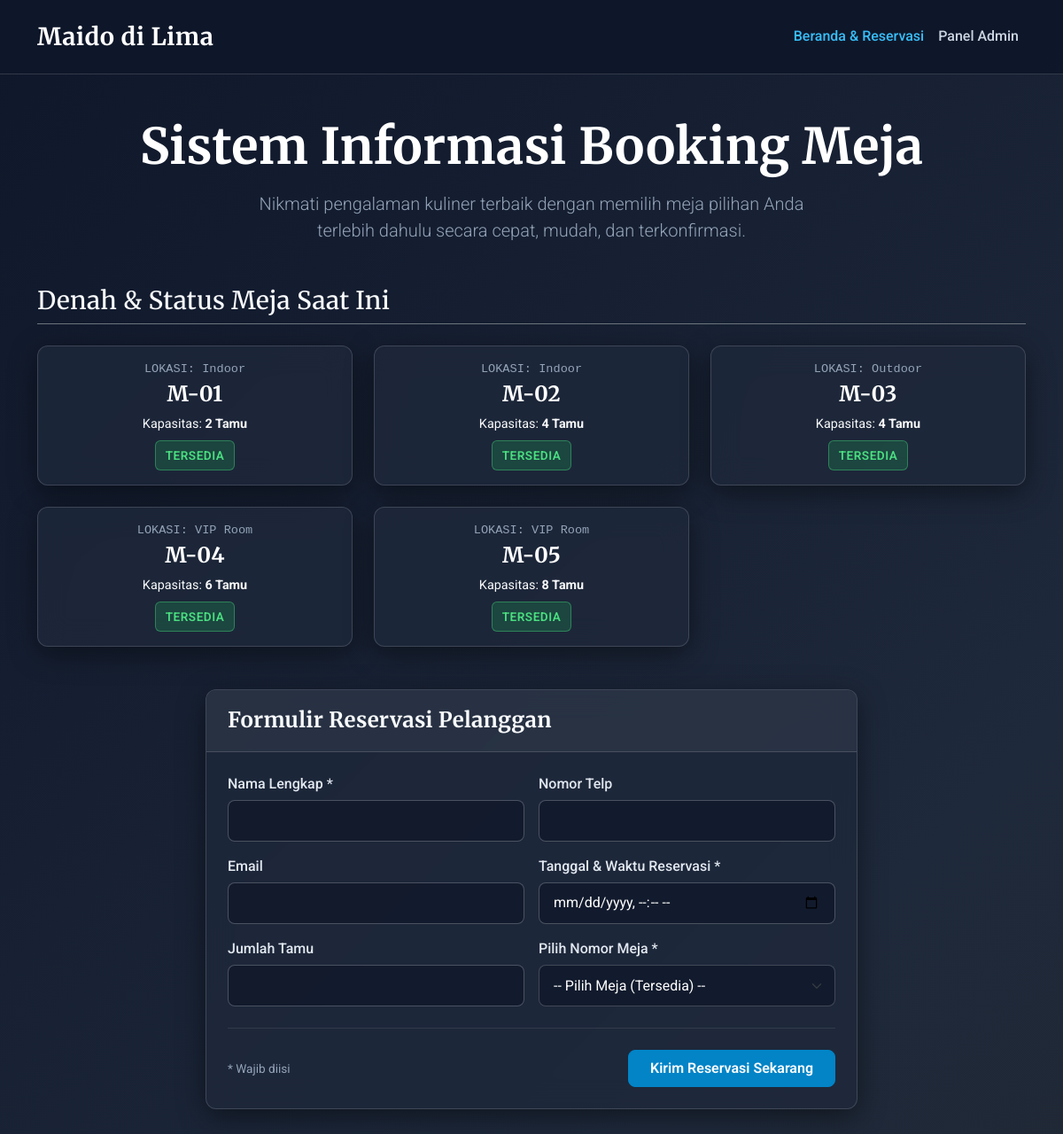
The page / on the database its author committed.
### tables this page shows
CREATE TABLE `meja` (
  `id_meja` int(11) NOT NULL,
  `nomor_meja` varchar(10) NOT NULL,
  `kapasitas` int(11) NOT NULL,
  `lokasi` varchar(50) DEFAULT 'Indoor',
  `status` enum('Tersedia','Terisi','Maintenance') DEFAULT 'Tersedia'
);

### index.php (the view, shortened to what this page needs)
<?php
require_once __DIR__ . '/config/kuis_db.php';
$stmtMeja = $pdo->query("SELECT * FROM meja WHERE status = 'Tersedia' ORDER BY nomor_meja ASC");
$daftarMeja = $stmtMeja->fetchAll();
?>
<!DOCTYPE html>
<html lang="id">
<head>
    <link href="https://cdn.jsdelivr.net/npm/bootstrap@5.3.2/dist/css/bootstrap.min.css" rel="stylesheet">
    <link href="assets/css/style.css" rel="stylesheet">
</head>
<body>
    <nav class="navbar navbar-expand-lg navbar-custom sticky-top py-3">
        <div class="container">
            <a class="navbar-brand" href="index.php">Maido di Lima</a>
            <div class="collapse navbar-collapse" id="navbarNav">
                <ul class="navbar-nav ms-auto">
                    <li class="nav-item">
                        <a class="nav-link active" href="index.php">Beranda & Reservasi</a>
                    </li>
                    <li class="nav-item">
                        <a class="nav-link" href="admin/index.php">Panel Admin</a>
                    </li>
                </ul>
            </div>
        </div>
    </nav>
    <div class="container py-5">
        <div class="text-center mb-5">
            <h1 class="display-4 fw-bold mb-3">Sistem Informasi Booking Meja</h1>
            <p class="lead text-muted-custom mx-auto" style="max-width: 650px;">
                Nikmati pengalaman kuliner terbaik dengan memilih meja pilihan Anda terlebih dahulu secara cepat, mudah,
                dan terkonfirmasi.
            </p>
        </div>
        <div class="mb-5">
            <h2 class="h3 mb-4 pb-2 border-bottom border-secondary">Denah & Status Meja Saat Ini</h2>
            <div class="row g-4">
                <?php if (count($daftarMeja) > 0): ?>
                <?php foreach ($daftarMeja as $m): ?>
                <?php
                            $badgeClass = 'badge-tersedia';
                        ?>
                <div class="col-6 col-md-4 col-lg-2-4 text-center">
                    <div class="glass-card meja-card p-3">
                        <div class="text-muted-custom mb-1 font-monospace" style="font-size: 0.85rem;">LOKASI:
                            <?= htmlspecialchars($m['lokasi']) ?></div>
                        <h3 class="h4 mb-2 fw-bold text-white"><?= htmlspecialchars($m['nomor_meja']) ?></h3>
                        <p class="mb-2 text-light" style="font-size: 0.9rem;">
                            Kapasitas: <strong><?= htmlspecialchars($m['kapasitas']) ?> Tamu</strong>
                        </p>
                        <div>
                            <span class="badge-status <?= $badgeClass ?>">
                                <?= htmlspecialchars($m['status']) ?>
                            </span>
                        </div>
                    </div>
                </div>
                <?php endforeach; ?>
                <?php else: ?>
                <div class="col-12 text-center py-4">
                    <p class="text-muted-custom">Saat ini belum ada meja yang tersedia untuk dipesan.</p>
                </div>
                <?php endif; ?>
            </div>
        </div>
        <div class="row justify-content-center">
            <div class="col-lg-8">
                <div class="glass-card">
                    <div class="glass-card-header">
                        <h2 class="h4 mb-0 fw-bold">Formulir Reservasi Pelanggan</h2>
                    </div>
                    <div class="glass-card-body">
                        <form action="proses_booking.php" method="POST" id="formBooking">
                            <div class="row g-3">
                                <div class="col-md-6">
                                    <label for="nama_pemesan" class="form-label">Nama Lengkap *</label>
                                    <input type="text" class="form-control" id="nama_pemesan" name="nama_pemesan"
                                        required>
                                </div>
                                <div class="col-md-6">
                                    <label for="no_hp" class="form-label">Nomor Telp</label>
                                    <input type="number" class="form-control" id="no_hp" name="no_hp" required>
                                </div>
                                <div class="col-md-6">
                                    <label for="email" class="form-label">Email</label>
                                    <input type="email" class="form-control" id="email" name="email" placeholder="">
                                </div>
                                <div class="col-md-6">
                                    <label for="waktu_reservasi" class="form-label">Tanggal & Waktu Reservasi *</label>
                                    <input type="datetime-local" class="form-control" id="waktu_reservasi"
                                        name="waktu_reservasi" required>
                                </div>
                                <div class="col-md-6">
                                    <label for="jumlah_tamu" class="form-label">Jumlah Tamu</label>
                                    <input type="number" class="form-control" id="jumlah_tamu" name="jumlah_tamu"
                                        min="1" max="20" placeholder="" required>
                                </div>
                                <div class="col-md-6">
                                    <label for="id_meja" class="form-label">Pilih Nomor Meja *</label>
                                    <select class="form-select" id="id_meja" name="id_meja" required>
                                        <option value="" selected disabled>-- Pilih Meja (Tersedia) --</option>
                                    </select>
                                </div>
                            </div>
                            <hr class="my-4 border-secondary">
                            <div class="d-flex justify-content-between align-items-center">
                                <span class="text-muted-custom" style="font-size: 0.85rem;">* Wajib diisi</span>
                                <button type="submit" class="btn btn-primary-custom px-4 py-2">
                                    Kirim Reservasi Sekarang
                                </button>
                            </div>
                        </form>
                    </div>
                </div>
            </div>
        </div>
    </div>
</body>
</html>

### assets/css/style.css (style rules this page uses)
:root { --font-heading: 'Merriweather', Georgia, serif; --font-body: 'Roboto', -apple-system, BlinkMacSystemFont, "Segoe UI", sans-serif; --color-dark-base: #0f172a; --color-accent: #38bdf8; --color-accent-hover: #0284c7; --glass-bg: rgba(15, 23, 42, 0.85); --glass-border: rgba(255, 255, 255, 0.15); --glass-card: rgba(30, 41, 59, 0.8); }
body { margin: 0; padding: 0; min-height: 100vh; font-family: var(--font-body); color: #f8fafc; background: linear-gradient(135deg, #0f172a, #1e293b, #262626, #1e1b4b, #0f172a, #172554); background-size: 400% 400%; animation: multiDirGradient 18s ease infinite; background-attachment: fixed; }
h1, h2, h3, h4, h5, h6, .brand-title, .section-heading, .card-header-title { font-family: var(--font-heading); letter-spacing: 0.3px; color: #ffffff; }
p, span, label, input, select, textarea, button, table, .btn, .nav-link, .badge { font-family: var(--font-body); }
.navbar-custom { background: rgba(15, 23, 42, 0.92); backdrop-filter: blur(12px); -webkit-backdrop-filter: blur(12px); border-bottom: 1px solid var(--glass-border); }
.navbar-custom .navbar-brand { font-family: var(--font-heading); font-size: 1.7rem; font-weight: 700; color: #ffffff; letter-spacing: 0.5px; }
.navbar-custom .nav-link { color: #cbd5e1; font-weight: 500; transition: color 0.2s ease; padding: 0.5rem 1rem; }
.navbar-custom .nav-link:hover, .navbar-custom .nav-link.active { color: #38bdf8; }
.glass-card { background: var(--glass-card); backdrop-filter: blur(16px); -webkit-backdrop-filter: blur(16px); border: 1px solid var(--glass-border); border-radius: 12px; box-shadow: 0 8px 32px 0 rgba(0, 0, 0, 0.45); color: #f8fafc; }
.glass-card-header { background: rgba(255, 255, 255, 0.05); border-bottom: 1px solid var(--glass-border); padding: 1.25rem 1.5rem; border-top-left-radius: 12px; border-top-right-radius: 12px; }
.glass-card-body { padding: 1.5rem; }
.form-control, .form-select { background-color: rgba(15, 23, 42, 0.75); border: 1px solid rgba(255, 255, 255, 0.2); color: #ffffff; border-radius: 8px; padding: 0.65rem 1rem; transition: all 0.2s ease; }
.form-control::placeholder { color: #94a3b8; }
.form-label { color: #e2e8f0; font-weight: 500; margin-bottom: 0.4rem; }
.form-select option { background-color: #0f172a; color: #ffffff; }
.btn-primary-custom { background-color: #0284c7; border-color: #0284c7; color: #ffffff; font-weight: 600; border-radius: 8px; padding: 0.6rem 1.5rem; transition: all 0.2s ease; }
.badge-status { padding: 0.4em 0.8em; font-size: 0.85rem; font-weight: 600; border-radius: 6px; text-transform: uppercase; letter-spacing: 0.5px; display: inline-block; }
.badge-tersedia { background-color: rgba(34, 197, 94, 0.2); color: #4ade80; border: 1px solid rgba(74, 222, 128, 0.4); }
.meja-card { transition: transform 0.2s ease, box-shadow 0.2s ease; height: 100%; }
.text-muted-custom { color: #94a3b8 !important; }

### rows shown on the page
meja: lokasi "Indoor", nomor_meja "M-01", kapasitas "2", status "TERSEDIA"
meja: lokasi "Indoor", nomor_meja "M-02", kapasitas "4", status "TERSEDIA"
meja: lokasi "Outdoor", nomor_meja "M-03", kapasitas "4", status "TERSEDIA"
meja: lokasi "VIP Room", nomor_meja "M-04", kapasitas "6", status "TERSEDIA"
meja: lokasi "VIP Room", nomor_meja "M-05", kapasitas "8", status "TERSEDIA"
